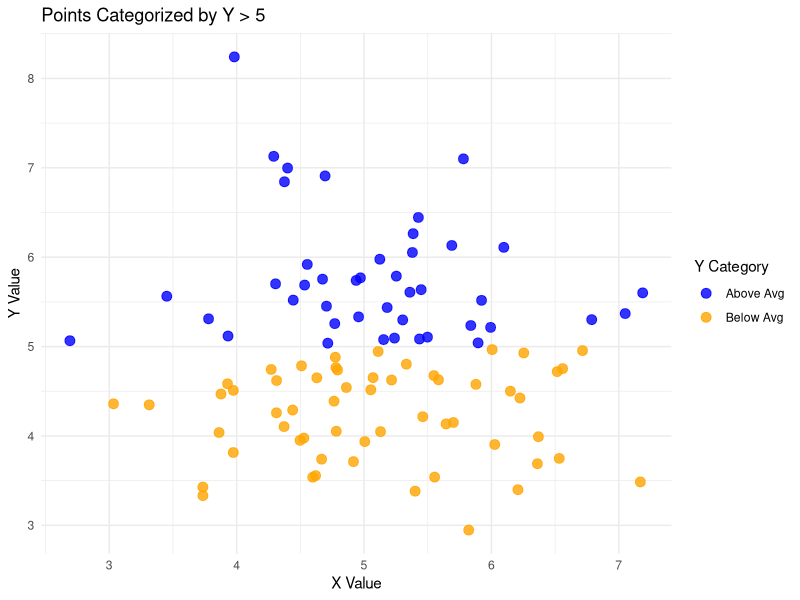

Write R code to recreate this figure.
#  Demonstrate using ifelse() in R to create a new variable
# and plot this conditional variable using ggplot2.


# Load necessary libraries
library(ggplot2)

# Sample data
set.seed(123)
df <- data.frame(
  x = rnorm(100, mean = 5, sd = 1),
  y = rnorm(100, mean = 5, sd = 1)
)

# Create a new conditional variable using ifelse()
df$category <- ifelse(df$y > 5, "Above Avg", "Below Avg")

# Plot using ggplot2 and color by the new variable
ggplot(df, aes(x = x, y = y, color = category)) +
  geom_point(size = 3, alpha = 0.8) +
  scale_color_manual(values = c("Above Avg" = "blue", "Below Avg" = "orange")) +
  labs(title = "Points Categorized by Y > 5",
       color = "Y Category",
       x = "X Value", y = "Y Value") +
  theme_minimal()
